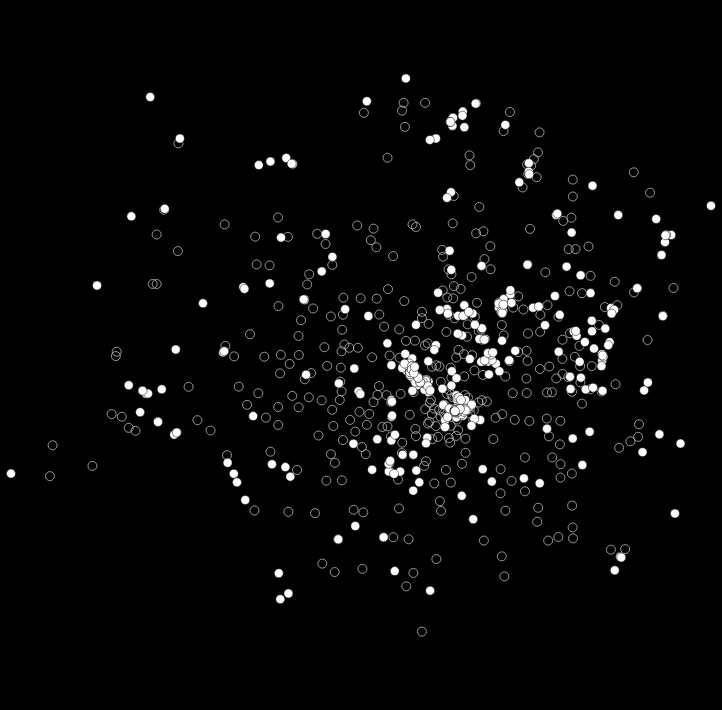

The cell this chart's notebook holds for it:
### Code cell
combined_Chart = (chart_Squares + chart_Pigeons).properties(background='black')
combined_Chart

### Figure 1 — Vega-Lite specification as saved in the notebook (floating-point values rounded to 4 significant figures; data arrays with more than 128 entries replaced by an {"elided": "..."} marker saying what was removed)
{"config": {"view": {"continuousWidth": 300, "continuousHeight": 300}}, "layer": [{"data": {"name": "data-9ffade98da539fa7a301c4947a593324"}, "mark": {"type": "geoshape", "fill": null, "stroke": "#bbbbbb", "strokeWidth": 0.8}, "encoding": {"tooltip": [{"field": "denominazione", "type": "nominal"}]}, "projection": {"reflectY": true, "type": "identity"}}, {"data": {"name": "data-9a12f33dbce5f1dbe8346de5c7855a1d"}, "mark": {"type": "geoshape", "fill": "white", "stroke": "black", "strokeWidth": 0.5}, "encoding": {"tooltip": [{"field": "observation_id", "type": "nominal"}, {"field": "observed_on", "type": "nominal"}, {"field": "quality_grade", "type": "nominal"}]}, "projection": {"reflectY": true, "type": "identity"}}], "background": "black", "height": 700, "width": 700, "$schema": "https://vega.github.io/schema/vega-lite/v6.4.1.json", "datasets": {"data-9ffade98da539fa7a301c4947a593324": {"elided": "349 records"}, "data-9a12f33dbce5f1dbe8346de5c7855a1d": {"elided": "471 records"}}}
